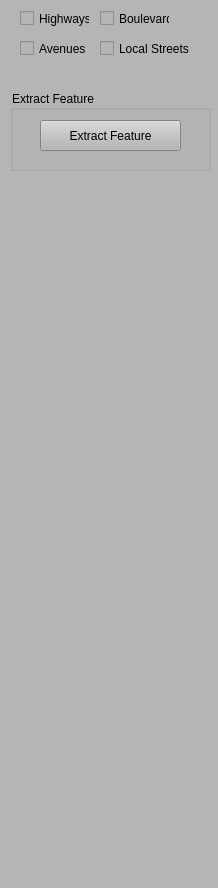
<?xml version="1.0" encoding="UTF-8"?>
<ui version="4.0">
 <class>ControlWidget</class>
 <widget class="QDockWidget" name="ControlWidget">
  <property name="geometry">
   <rect>
    <x>0</x>
    <y>0</y>
    <width>218</width>
    <height>888</height>
   </rect>
  </property>
  <property name="minimumSize">
   <size>
    <width>218</width>
    <height>240</height>
   </size>
  </property>
  <property name="styleSheet">
   <string notr="true">background-color: rgb(181, 181, 181);</string>
  </property>
  <widget class="QWidget" name="dockWidgetContents">
   <widget class="QCheckBox" name="checkBoxRoadTypeAvenue">
    <property name="geometry">
     <rect>
      <x>20</x>
      <y>40</y>
      <width>70</width>
      <height>17</height>
     </rect>
    </property>
    <property name="text">
     <string>Avenues</string>
    </property>
   </widget>
   <widget class="QCheckBox" name="checkBoxRoadTypeLocalStreet">
    <property name="geometry">
     <rect>
      <x>100</x>
      <y>40</y>
      <width>91</width>
      <height>17</height>
     </rect>
    </property>
    <property name="text">
     <string>Local Streets</string>
    </property>
   </widget>
   <widget class="QGroupBox" name="groupBox_9">
    <property name="geometry">
     <rect>
      <x>10</x>
      <y>90</y>
      <width>201</width>
      <height>81</height>
     </rect>
    </property>
    <property name="title">
     <string>Extract Feature</string>
    </property>
    <widget class="QPushButton" name="pushButtonExtractFeature">
     <property name="geometry">
      <rect>
       <x>30</x>
       <y>30</y>
       <width>141</width>
       <height>31</height>
      </rect>
     </property>
     <property name="text">
      <string>Extract Feature</string>
     </property>
    </widget>
   </widget>
   <widget class="QCheckBox" name="checkBoxRoadTypeHighway">
    <property name="geometry">
     <rect>
      <x>20</x>
      <y>10</y>
      <width>70</width>
      <height>17</height>
     </rect>
    </property>
    <property name="text">
     <string>Highways</string>
    </property>
   </widget>
   <widget class="QCheckBox" name="checkBoxRoadTypeBoulevard">
    <property name="geometry">
     <rect>
      <x>100</x>
      <y>10</y>
      <width>70</width>
      <height>17</height>
     </rect>
    </property>
    <property name="text">
     <string>Boulevard</string>
    </property>
   </widget>
  </widget>
 </widget>
 <resources/>
 <connections/>
</ui>
